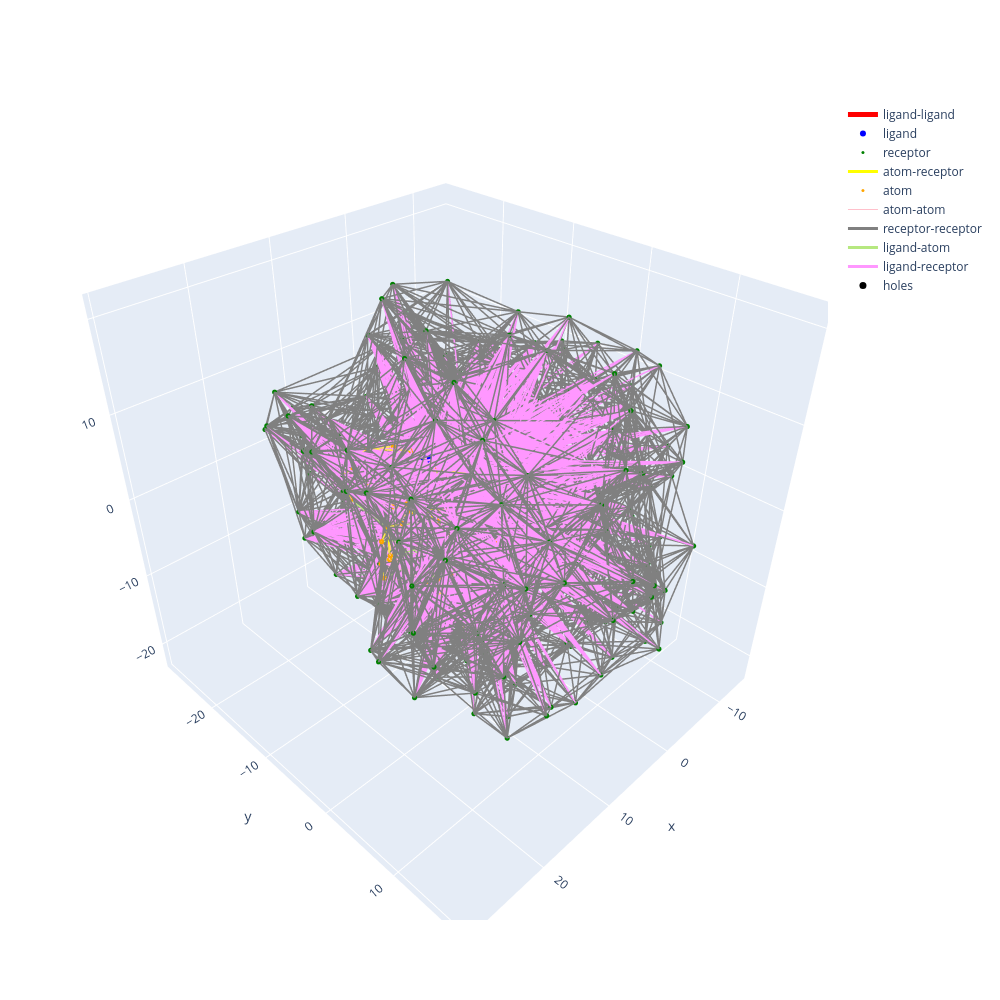

Source (notebook cell):
### Code cell
i = next(iterable)
i=100
graph = ds[i*10]
# print(ds._split_indexes[i])
make_fig(graph).show()

### Figure 1 — Plotly figure (JSON) as saved in the notebook; plotly's stock layout.template omitted (floating-point values rounded to 4 significant figures; data arrays with more than 128 entries replaced by an {"elided": "..."} marker saying what was removed)
{"data": [{"line": {"color": "red", "width": 5}, "mode": "lines", "name": "ligand-ligand", "type": "scatter3d", "x": {"elided": "2808 float values"}, "y": {"elided": "2808 float values"}, "z": {"elided": "2808 float values"}}, {"marker": {"color": "blue", "size": 6, "symbol": "circle"}, "mode": "markers", "name": "ligand", "type": "scatter3d", "x": [7.443, 8.598, 9.745, 10.17, 9.424, 11.32, 11.5, 11.84, 11.58, 11.95, 11.3, 10.66, 10.52, 9.891, 10.35, 10.71, 11.15, 11.23, 11.8, 10.87, 10.43, 10.0, 8.692, 7.67, 7.942, 6.994, 5.729, 4.321, 5.423, 6.386], "y": [-4.406, -3.64, -3.347, -3.608, -4.375, -3.115, -3.284, -4.589, -4.811, -3.595, -2.365, -2.538, -2.659, -2.543, -1.902, -2.611, -1.988, -0.6235, 0.1529, 0.1221, -0.5293, 0.4909, -3.131, -3.23, -3.848, -3.95, -3.442, -3.629, -2.835, -2.735], "z": [1.814, 1.281, 1.968, 3.337, 4.042, 3.977, 5.345, 5.779, 7.254, 8.072, 7.557, 6.197, 1.071, -0.07719, -1.267, -2.386, -3.543, -3.577, -5.065, -2.476, -1.317, 0.02762, -0.007497, -1.023, -2.251, -3.242, -3.061, -4.615, -1.885, -0.8882]}, {"marker": {"color": "green", "size": 3, "symbol": "circle"}, "mode": "markers", "name": "receptor", "type": "scatter3d", "x": {"elided": "261 float values"}, "y": {"elided": "261 float values"}, "z": {"elided": "261 float values"}}, {"line": {"color": "yellow", "width": 3}, "mode": "lines", "name": "atom-receptor", "type": "scatter3d", "x": {"elided": "234 float values"}, "y": {"elided": "234 float values"}, "z": {"elided": "234 float values"}}, {"marker": {"color": "orange", "size": 3, "symbol": "circle"}, "mode": "markers", "name": "atom", "type": "scatter3d", "x": [12.59, 17.68, 17.01, 17.51, 17.06, 17.27, 18.75, 16.64, 15.92, 15.31, 16.2, 16.4, 13.91, 18.89, 18.36, 17.17, 7.665, 7.035, 11.01, 10.52, 10.26, 8.233, 12.17, 10.76, 17.27, 16.75, 16.07, 15.15, 13.84, 14.83, 18.46, 19.21, 20.5, 20.28, 19.73, 15.87, 16.75, 16.23, 16.06, 15.05, 15.4, 13.61, 14.27, 14.7, 13.26, 12.57, 11.19, 12.06, 15.66, 16.76, 10.22, 9.265, 8.614, 11.68, 9.127, 8.17, 9.298, 10.0, 6.398, 6.429, 5.201, 4.552, 4.835, 3.693, 3.699, -0.09, -0.425, 1.211, 1.318, 1.739, 5.512, 5.151, 6.842, 6.602, 7.773, 6.323, 7.513, 6.781], "y": [3.162, 2.089, 0.712, -0.217, 3.037, 2.612, 2.502, 3.687, 0.559, -0.75, -1.631, -2.785, -0.634, -3.121, -4.136, -3.548, -3.29, -5.522, -2.399, -1.444, -0.131, -5.798, -2.888, 3.538, -0.872, -1.976, 1.325, 0.68, 0.199, 1.687, -0.71, -1.826, -1.296, -0.427, -1.228, -5.621, -6.883, -7.985, -4.81, -3.665, -2.871, -4.151, -10.14, -11.19, -9.19, -8.29, -7.339, -6.281, -10.86, -10.18, -10.57, -9.497, -8.798, -10.13, -9.411, -8.533, -7.951, -7.109, -8.022, -6.587, -5.865, -5.115, -6.123, -5.461, -5.751, -1.815, -3.153, -1.486, 3.167, 1.766, 0.915, -0.568, 1.055, 3.69, 4.264, 2.411, 2.979, 2.053], "z": [-2.848, -2.231, -2.251, -1.613, -1.2, 0.262, 0.649, 1.141, -3.016, -3.22, -4.096, -3.746, -3.816, -2.012, -1.113, -0.352, -4.504, -3.706, -4.715, -3.804, -4.231, 7.662, 7.3, 1.596, 6.018, 6.123, 5.557, 4.504, 5.107, 3.407, 5.441, 4.838, 4.188, 2.935, 1.756, 5.355, 5.373, 5.25, 4.056, 3.832, 2.579, 3.673, 7.341, 6.319, 6.686, 7.711, 7.034, 5.867, 5.442, 2.598, 2.15, 1.599, 2.377, 2.06, 0.27, -0.412, -2.714, -2.123, 4.126, 4.391, 3.842, 4.571, 2.58, 1.953, 0.447, 2.958, 2.677, 2.228, -0.621, -1.084, -5.32, -5.37, -4.586, 0.899, -1.155, 0.388, -1.656, -0.891]}, {"line": {"color": "pink", "width": 1}, "mode": "lines", "name": "atom-atom", "type": "scatter3d", "x": {"elided": "1014 float values"}, "y": {"elided": "1014 float values"}, "z": {"elided": "1014 float values"}}, {"line": {"color": "grey", "width": 3}, "mode": "lines", "name": "receptor-receptor", "type": "scatter3d", "x": {"elided": "16230 float values"}, "y": {"elided": "16230 float values"}, "z": {"elided": "16230 float values"}}, {"line": {"color": "light blue", "width": 3}, "mode": "lines", "name": "ligand-atom", "type": "scatter3d", "x": {"elided": "720 float values"}, "y": {"elided": "720 float values"}, "z": {"elided": "720 float values"}}, {"line": {"color": "light green", "width": 3}, "mode": "lines", "name": "ligand-receptor", "type": "scatter3d", "x": {"elided": "15174 float values"}, "y": {"elided": "15174 float values"}, "z": {"elided": "15174 float values"}}, {"marker": {"color": "black", "size": 7, "symbol": "circle"}, "mode": "markers", "name": "holes", "type": "scatter3d", "x": [8.598, 11.23, 10.43, 5.729], "y": [-3.64, -0.6235, -0.5293, -3.442], "z": [1.281, -3.577, -1.317, -3.061]}], "layout": {"height": 1000, "width": 1000}}
